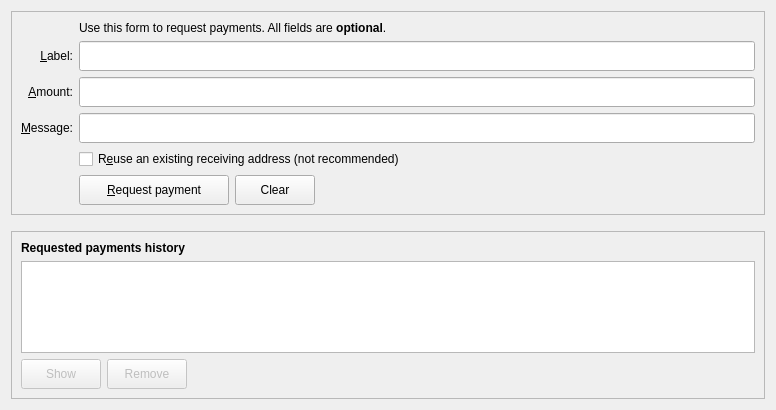
<?xml version="1.0" encoding="UTF-8"?>
<ui version="4.0">
 <class>ReceiveCoinsDialog</class>
 <widget class="QWidget" name="ReceiveCoinsDialog">
  <property name="geometry">
   <rect>
    <x>0</x>
    <y>0</y>
    <width>776</width>
    <height>410</height>
   </rect>
  </property>
  <layout class="QVBoxLayout" name="verticalLayout" stretch="0,0,1">
   <item>
    <widget class="QFrame" name="frame2">
     <property name="sizePolicy">
      <sizepolicy hsizetype="Preferred" vsizetype="Expanding">
       <horstretch>0</horstretch>
       <verstretch>0</verstretch>
      </sizepolicy>
     </property>
     <property name="frameShape">
      <enum>QFrame::StyledPanel</enum>
     </property>
     <property name="frameShadow">
      <enum>QFrame::Sunken</enum>
     </property>
     <layout class="QVBoxLayout" name="verticalLayout_3">
      <item>
       <layout class="QGridLayout" name="gridLayout">
        <item row="7" column="2">
         <widget class="QCheckBox" name="reuseAddress">
          <property name="toolTip">
           <string>Reuse one of the previously used receiving addresses. Reusing addresses has security and privacy issues. Do not use this unless re-generating a payment request made before.</string>
          </property>
          <property name="text">
           <string>R&amp;euse an existing receiving address (not recommended)</string>
          </property>
         </widget>
        </item>
        <item row="7" column="0">
         <widget class="QLabel" name="label_4">
          <property name="text">
           <string/>
          </property>
         </widget>
        </item>
        <item row="6" column="0">
         <widget class="QLabel" name="label_3">
          <property name="toolTip">
           <string>An optional message to attach to the payment request, which will be displayed when the request is opened. Note: The message will not be sent with the payment over the Bitcredit network.</string>
          </property>
          <property name="text">
           <string>&amp;Message:</string>
          </property>
          <property name="alignment">
           <set>Qt::AlignRight|Qt::AlignTrailing|Qt::AlignVCenter</set>
          </property>
          <property name="buddy">
           <cstring>reqMessage</cstring>
          </property>
         </widget>
        </item>
        <item row="4" column="2">
         <widget class="QLineEdit" name="reqLabel">
          <property name="minimumSize">
           <size>
            <width>0</width>
            <height>30</height>
           </size>
          </property>
          <property name="toolTip">
           <string>An optional label to associate with the new receiving address.</string>
          </property>
         </widget>
        </item>
        <item row="6" column="2">
         <widget class="QLineEdit" name="reqMessage">
          <property name="minimumSize">
           <size>
            <width>0</width>
            <height>30</height>
           </size>
          </property>
          <property name="toolTip">
           <string>An optional message to attach to the payment request, which will be displayed when the request is opened. Note: The message will not be sent with the payment over the Bitcredit network.</string>
          </property>
         </widget>
        </item>
        <item row="2" column="2">
         <widget class="QLabel" name="label_5">
          <property name="text">
           <string>Use this form to request payments. All fields are &lt;b&gt;optional&lt;/b&gt;.</string>
          </property>
         </widget>
        </item>
        <item row="4" column="0">
         <widget class="QLabel" name="label_2">
          <property name="toolTip">
           <string>An optional label to associate with the new receiving address.</string>
          </property>
          <property name="text">
           <string>&amp;Label:</string>
          </property>
          <property name="alignment">
           <set>Qt::AlignRight|Qt::AlignTrailing|Qt::AlignVCenter</set>
          </property>
          <property name="buddy">
           <cstring>reqLabel</cstring>
          </property>
         </widget>
        </item>
        <item row="5" column="0">
         <widget class="QLabel" name="label">
          <property name="toolTip">
           <string>An optional amount to request. Leave this empty or zero to not request a specific amount.</string>
          </property>
          <property name="text">
           <string>&amp;Amount:</string>
          </property>
          <property name="alignment">
           <set>Qt::AlignRight|Qt::AlignTrailing|Qt::AlignVCenter</set>
          </property>
          <property name="buddy">
           <cstring>reqAmount</cstring>
          </property>
         </widget>
        </item>
        <item row="5" column="2">
         <widget class="BitcreditAmountField" name="reqAmount">
          <property name="minimumSize">
           <size>
            <width>80</width>
            <height>30</height>
           </size>
          </property>
          <property name="toolTip">
           <string>An optional amount to request. Leave this empty or zero to not request a specific amount.</string>
          </property>
         </widget>
        </item>
        <item row="8" column="2">
         <layout class="QHBoxLayout" name="horizontalLayout">
          <item>
           <widget class="QPushButton" name="receiveButton">
            <property name="minimumSize">
             <size>
              <width>150</width>
              <height>30</height>
             </size>
            </property>
            <property name="text">
             <string>&amp;Request payment</string>
            </property>
            <property name="icon">
             <iconset resource="../bitcredit.qrc">
              <normaloff>:/icons/receiving_addresses</normaloff>:/icons/receiving_addresses</iconset>
            </property>
           </widget>
          </item>
          <item>
           <widget class="QPushButton" name="clearButton">
            <property name="sizePolicy">
             <sizepolicy hsizetype="Minimum" vsizetype="Fixed">
              <horstretch>0</horstretch>
              <verstretch>0</verstretch>
             </sizepolicy>
            </property>
            <property name="minimumSize">
             <size>
              <width>0</width>
              <height>30</height>
             </size>
            </property>
            <property name="toolTip">
             <string>Clear all fields of the form.</string>
            </property>
            <property name="text">
             <string>  Clear  </string>
            </property>
            <property name="icon">
             <iconset resource="../bitcredit.qrc">
              <normaloff>:/icons/remove</normaloff>:/icons/remove</iconset>
            </property>
            <property name="autoDefault">
             <bool>false</bool>
            </property>
           </widget>
          </item>
          <item>
           <spacer name="horizontalSpacer">
            <property name="orientation">
             <enum>Qt::Horizontal</enum>
            </property>
            <property name="sizeHint" stdset="0">
             <size>
              <width>40</width>
              <height>20</height>
             </size>
            </property>
           </spacer>
          </item>
         </layout>
        </item>
        <item row="8" column="0">
         <widget class="QLabel" name="label_7">
          <property name="text">
           <string/>
          </property>
         </widget>
        </item>
       </layout>
      </item>
     </layout>
    </widget>
   </item>
   <item>
    <spacer name="verticalSpacer_2">
     <property name="orientation">
      <enum>Qt::Vertical</enum>
     </property>
     <property name="sizeHint" stdset="0">
      <size>
       <width>20</width>
       <height>10</height>
      </size>
     </property>
    </spacer>
   </item>
   <item>
    <widget class="QFrame" name="frame">
     <property name="sizePolicy">
      <sizepolicy hsizetype="Preferred" vsizetype="Expanding">
       <horstretch>0</horstretch>
       <verstretch>0</verstretch>
      </sizepolicy>
     </property>
     <property name="frameShape">
      <enum>QFrame::StyledPanel</enum>
     </property>
     <property name="frameShadow">
      <enum>QFrame::Raised</enum>
     </property>
     <layout class="QVBoxLayout" name="verticalLayout_2">
      <item>
       <widget class="QLabel" name="label_6">
        <property name="font">
         <font>
          <weight>75</weight>
          <bold>true</bold>
         </font>
        </property>
        <property name="text">
         <string>Requested payments history</string>
        </property>
       </widget>
      </item>
      <item>
       <widget class="QTableView" name="recentRequestsView">
        <property name="contextMenuPolicy">
         <enum>Qt::CustomContextMenu</enum>
        </property>
        <property name="tabKeyNavigation">
         <bool>false</bool>
        </property>
        <property name="sortingEnabled">
         <bool>true</bool>
        </property>
       </widget>
      </item>
      <item>
       <layout class="QHBoxLayout" name="horizontalLayout_2">
        <item>
         <widget class="QPushButton" name="showRequestButton">
          <property name="enabled">
           <bool>false</bool>
          </property>
          <property name="minimumSize">
           <size>
            <width>0</width>
            <height>30</height>
           </size>
          </property>
          <property name="toolTip">
           <string>Show the selected request (does the same as double clicking an entry)</string>
          </property>
          <property name="text">
           <string>  Show  </string>
          </property>
          <property name="icon">
           <iconset resource="../bitcredit.qrc">
            <normaloff>:/icons/edit</normaloff>:/icons/edit</iconset>
          </property>
          <property name="autoDefault">
           <bool>false</bool>
          </property>
         </widget>
        </item>
        <item>
         <widget class="QPushButton" name="removeRequestButton">
          <property name="enabled">
           <bool>false</bool>
          </property>
          <property name="minimumSize">
           <size>
            <width>0</width>
            <height>30</height>
           </size>
          </property>
          <property name="toolTip">
           <string>Remove the selected entries from the list</string>
          </property>
          <property name="text">
           <string>  Remove  </string>
          </property>
          <property name="icon">
           <iconset resource="../bitcredit.qrc">
            <normaloff>:/icons/remove</normaloff>:/icons/remove</iconset>
          </property>
          <property name="autoDefault">
           <bool>false</bool>
          </property>
         </widget>
        </item>
        <item>
         <spacer name="horizontalSpacer_2">
          <property name="orientation">
           <enum>Qt::Horizontal</enum>
          </property>
          <property name="sizeHint" stdset="0">
           <size>
            <width>40</width>
            <height>20</height>
           </size>
          </property>
         </spacer>
        </item>
       </layout>
      </item>
     </layout>
    </widget>
   </item>
  </layout>
 </widget>
 <customwidgets>
  <customwidget>
   <class>BitcreditAmountField</class>
   <extends>QLineEdit</extends>
   <header>bitcreditamountfield.h</header>
   <container>1</container>
  </customwidget>
 </customwidgets>
 <tabstops>
  <tabstop>reqLabel</tabstop>
  <tabstop>reqAmount</tabstop>
  <tabstop>reqMessage</tabstop>
  <tabstop>reuseAddress</tabstop>
  <tabstop>receiveButton</tabstop>
  <tabstop>clearButton</tabstop>
  <tabstop>recentRequestsView</tabstop>
  <tabstop>showRequestButton</tabstop>
  <tabstop>removeRequestButton</tabstop>
 </tabstops>
 <resources>
  <include location="../bitcredit.qrc"/>
 </resources>
 <connections/>
</ui>
